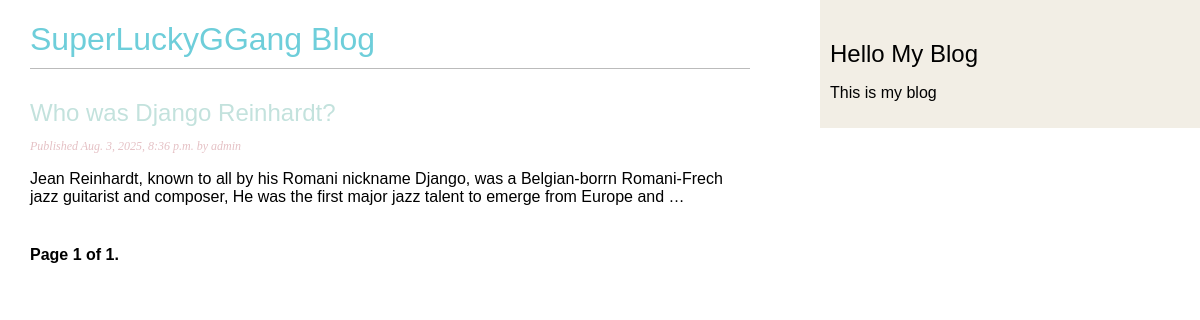
/blog/, run on an earlier commit of the app's database.
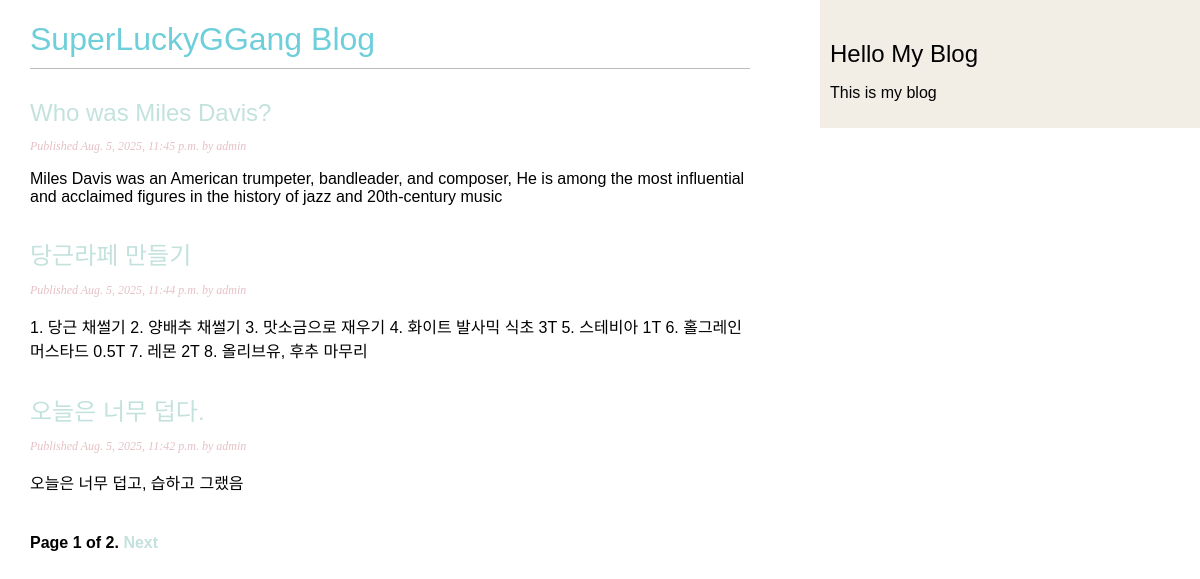
And on a later commit of the database.
### blog/models.py (models this page shows, shortened)
class Post(models.Model):
    class Status(models.TextChoices):
        DRAFT = 'DF', 'Draft'
        PUBLISHED = 'PB', 'Published'
    title = models.CharField(max_length=250)
    slug = models.SlugField(max_length=250,unique_for_date='publish')
    author = models.ForeignKey(User,on_delete=models.CASCADE, related_name='blog_posts')
    body = models.TextField()
    publish = models.DateTimeField(auto_now_add=timezone.now())
    created = models.DateTimeField(auto_now_add=True)
    updated = models.DateTimeField(auto_now_add=True)
    status = models.CharField(max_length=2,
                              choices=Status.choices,
                              default=Status.DRAFT)
    objects = models.Manager()
    published = PublishedManager() # 커스텀 관리자
    class Meta:
        ordering = ['-publish']
        indexes = [
            models.Index(fields = ['-publish']), # https://docs.djangoproject.com/en/4.1/ref/models/indexes/
        ]
    def get_absolute_url(self):
        return reverse('blog:post_detail',args=[self.publish.year,self.publish.month,self.publish.day,self.slug]) # 객체의 표준 URL 반환

### blog/views.py (the view)
# urls.py: path('',views.post_list,name='post_list'),
def post_list(request):
    post_list = Post.published.all() # published 된 게시물들을 다 가지고옴
    paginator = Paginator(post_list, 3) # 페이지당 반환할 객체 수와 함께 Paginator 클래스를 인스턴스화 합니다.
    page_number = request.GET.get('page',1) # HTTP GET 매개 변수 PAGE를 조회해서 그 값을 PAGE_NUMBER 변수에 저장합니다.
    try:
        posts = paginator.page(page_number)
    except PageNotAnInteger:
        posts = paginator.page(1)
    except EmptyPage:
        posts = paginator.page(paginator.num_pages)
    return render(request,'blog/post/list.html',{'posts':posts})

### blog/models.py (called while the page is built)
    def get_queryset(self):
        return super().get_queryset().filter(status=Post.Status.PUBLISHED)

### blog/templates/blog/post/list.html (shortened to what this page needs)
{% extends "blog/base.html" %}
{% block content %}
    <h1> SuperLuckyGGang Blog </h1>
    {% for post in posts %}
        <div class="post">
            <h2>
                <a href="{{post.get_absolute_url}}">
                    {{post.title}}
                </a>
            </h2>
            <p class="date">
                Published {{ post.publish }} by {{post.author}}
            </p>
            {{ post.body|truncatewords:30|linebreaks }}
        </div>
    {% endfor %}
    {% include "pagination.html" with page=posts %}
{% endblock content %}

### blog/templates/blog/base.html (shortened to what this page needs)
{% load static %}
<!DOCTYPE html>
<html>
<head>
    <link href="{% static 'css/blog.css' %}" rel="stylesheet">
</head>
<body>
    <div id="content">
        {% block content%}
        {% endblock content %}
    </div>
    <div id="sidebar">
        <h2>Hello My Blog</h2>
        <p>This is my blog</p>
    </div>
</body>
</html>

### blog/templates/pagination.html (shortened to what this page needs)
<div class = "pagination">
    <span class="step-links">
        <span class="current">
            Page {{ page.number }} of {{ page.paginator.num_pages }}.
        </span>
        {% if page.has_next %}
            <a href="?page={{page.next_page_number}}">Next</a>
        {% endif %}
    </span>
</div>

### blog/static/css/blog.css (style rules this page uses)
body { margin:0; padding:0; font-family:helvetica, sans-serif; }
a { color:#c3e2dd; text-decoration:none; }
h1 { color:#6ECEDA; font-weight:normal; border-bottom:1px solid #bbb; padding:0 0 10px 0; }
h2 { font-weight:normal; margin:30px 0 0; }
#content { float:left; width:60%; padding:0 0 0 30px; }
#sidebar { float:right; width:30%; padding:10px; background:#F2EEE5; height:100%; }
p.date { color:#E5C1C5; font-family: georgia, serif; font-size: 12px; font-style: italic; }
.pagination { margin:40px 0; font-weight:bold; }

What changed in the data, as far as the page shows it:
no longer on this page (row unchanged): Post: title "Who was Django Reinhardt?", publish "Aug. 3, 2025, 8:36 p.m.", author "admin", body "Jean Reinhardt, known to all by his Romani nickname Django, was a Belgian-borrn Romani-Frech jazz guitarist and composer, He was the first major jazz talent to emerge from Europe and …"
added Post: title "Who was Miles Davis?", publish "Aug. 5, 2025, 11:45 p.m.", author "admin", body "Miles Davis was an American trumpeter, bandleader, and composer, He is among the most influential and acclaimed figures in the history of jazz and 20th-century music"
added Post: title "당근라페 만들기", publish "Aug. 5, 2025, 11:44 p.m.", author "admin", body "1. 당근 채썰기 2. 양배추 채썰기 3. 맛소금으로 재우기 4. 화이트 발사믹 식초 3T 5. 스테비아 1T 6. 홀그레인 머스타드 0.5T 7. 레몬 2T 8. 올리브유, 후추 마무리"
added Post: title "오늘은 너무 덥다.", publish "Aug. 5, 2025, 11:42 p.m.", author "admin", body "오늘은 너무 덥고, 습하고 그랬음"
Also different on the page:
{{ page.paginator.num_pages }}: "1" → "2"
text now shown: "Next"
